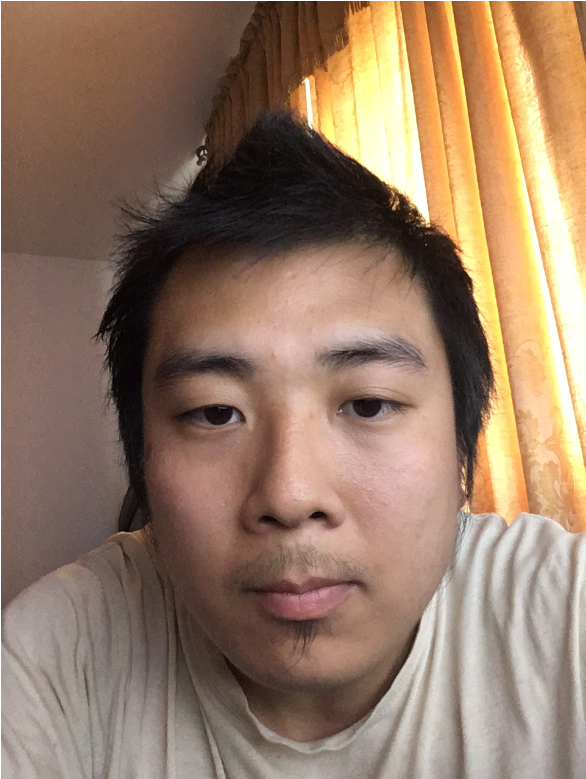
%> input picture ELEC498/2D Fourier Analysis/p1img.png, 586 x 779 px
$ octave q1a.m   (GNU Octave 9; MATLAB toolbox functions it lacks are replaced by stand-ins)
%> lines starting %> are read from the running program, lines starting %| are printed output that depends on the picture
%ELEC498 hw1
%q1a

clear
clc
clf

I1=imread('p1img.png');
%> I1 is the input picture: size 779x586x3 uint8; mean R, G, B 149.4, 122.5, 101.6
%imshow(I1); %command to test for corrupt image
I1g=I1(:,:,2); %third parameter is r, g, or b ,=1, 2, 3. pick green (=2)
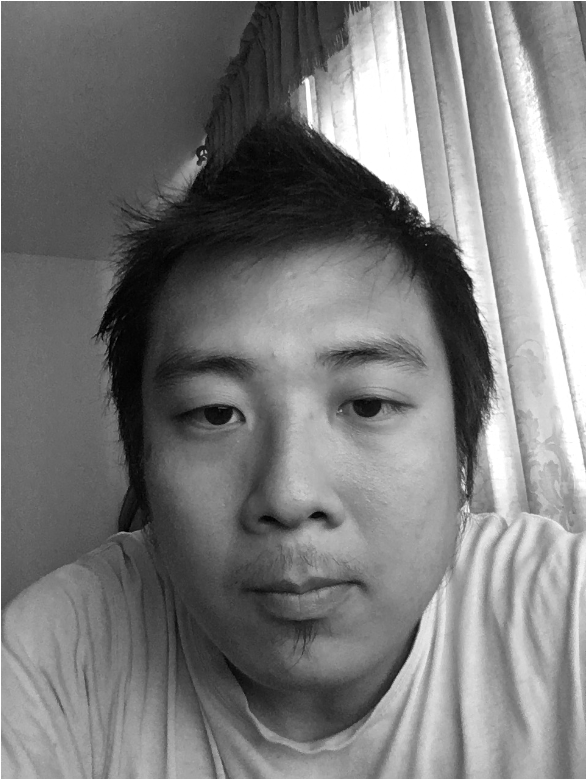
%> I1g: size 779x586 uint8; min 0, max 255, mean 122.5
%imshow(I1g); %result: gives greyscale
I1gdub=im2double(I1g); %uint8 to double
%imshow(I1dub);
%ft=fftshift( fft2(I1gdub) );
ft=fftshift(fft2(I1gdub));
z=log( abs(ft) );
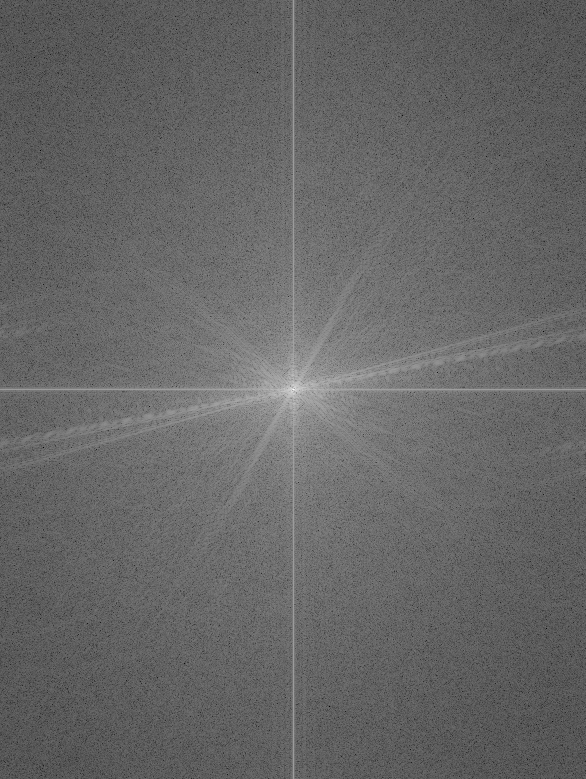
%> z: size 779x586 double; min -4.69, max 12.3, mean 2.14; drawn with min black and max white
p=angle(ft);
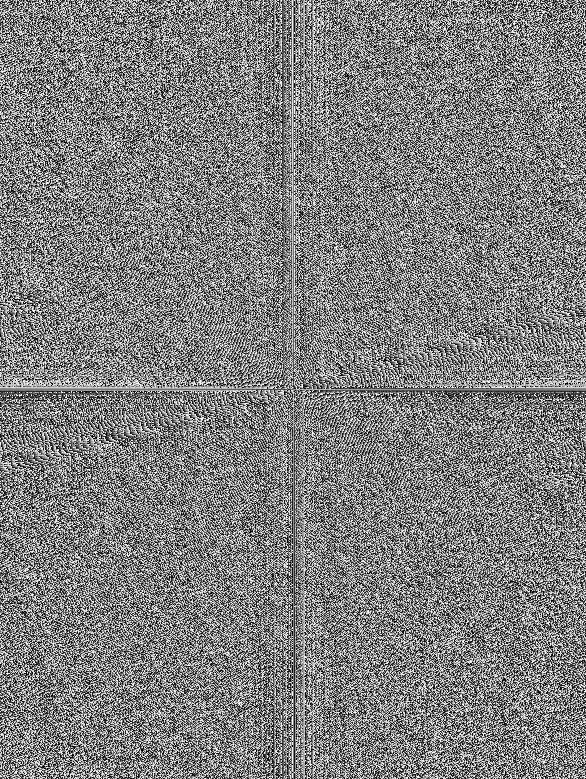
%> p: size 779x586 double; min -3.14, max 3.14, mean 8.64e-19; drawn with min black and max white

subplot(2,2,1);
imshow(I1);
title('Original');

subplot(2,2,2);
imshow(I1gdub);
title('Green Channel');

subplot(2,2,3);
imshow(z);
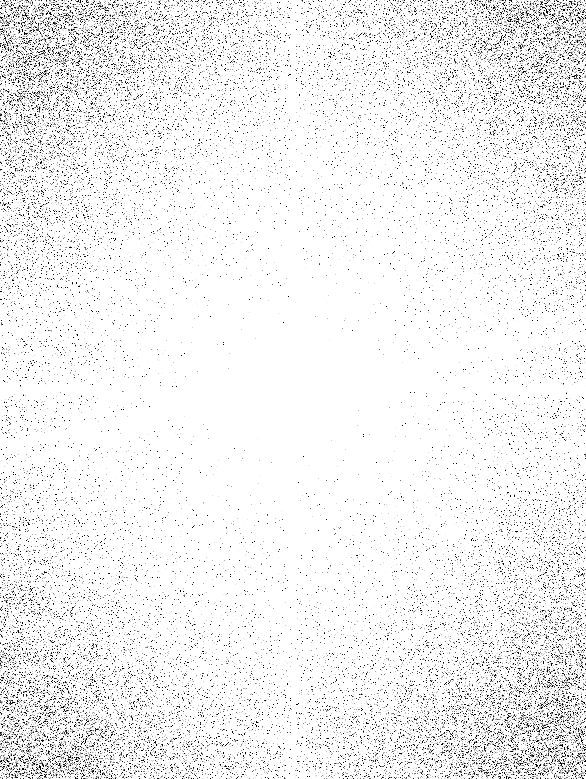
%> displayed picture: size 779x586, on the screen's scale of 0 to 255; min 0, max 255, mean 241.4
title('Magnitude');

subplot(2,2,4);
imshow(p);
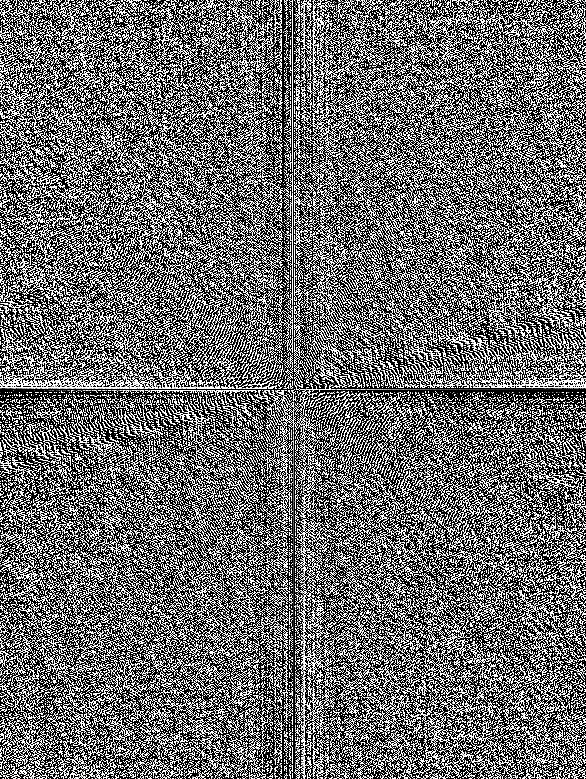
%> displayed picture: size 779x586, on the screen's scale of 0 to 255; min 0, max 255, mean 108.8
title('Phase Angle');

%saveas(gcf,'q1a.png')
